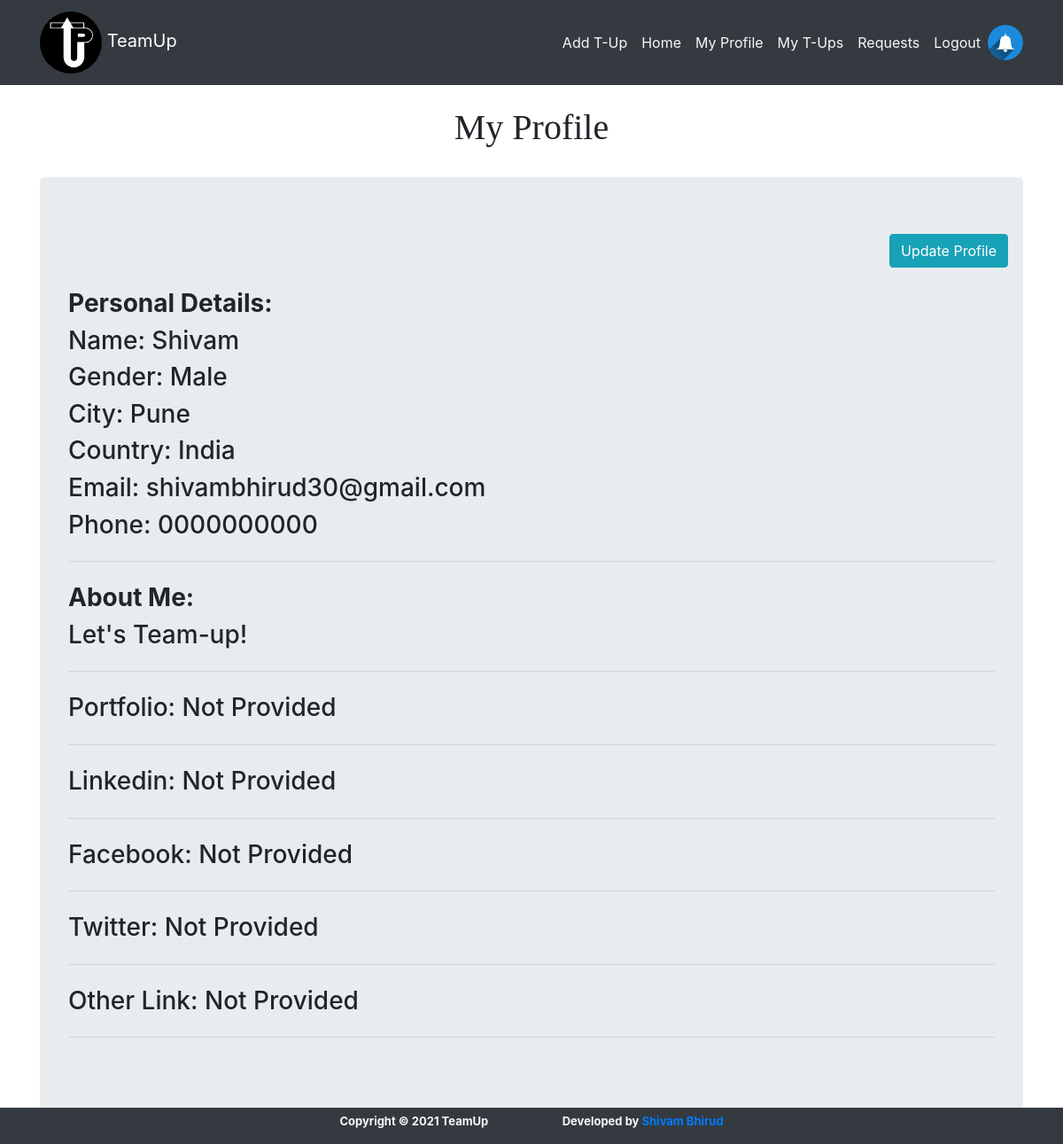
The page /accounts/show_profile (signed in) on the database its author committed.
### accounts/models.py (models this page shows, shortened)
class Extendeduser(models.Model):
	user = models.OneToOneField(User, primary_key=True, on_delete=models.CASCADE)
	first_name = models.CharField(max_length=255)
	last_name = models.CharField(max_length=255, default='')
	gender = models.CharField(max_length=255, blank=True, default='rather_not_say') #TODO CHECK THE ENUMS TO AVOID DUMMY ENTRY
	email = models.EmailField(verbose_name='email', max_length=60, default='')
	about_me = models.TextField(max_length=1000, default="Let's Team-up!")
	portfolio = models.URLField(default='Not Provided')
	linkedin = models.URLField(default='Not Provided')
	facebook = models.URLField(default='Not Provided')
	twitter = models.URLField(default='Not Provided')
	other_url = models.URLField(default='Not Provided')
	city = models.CharField(max_length=255, default='')
	country = models.CharField(max_length=255, default='') # TODO CREATE A DATA STRUCTURE TO SHOW THE IST OF COUNTRIES
	phone = models.CharField(max_length=17, default='0000000000')
	date_joined = models.DateTimeField(verbose_name='date_joined', auto_now=True)
	last_login = models.DateTimeField(verbose_name='last_login', auto_now=True)
	is_admin = models.BooleanField(default=False)
	is_superuser = models.BooleanField(default=False)

### accounts/views.py (the view)
# urls.py: path('show_profile', views.showuserdata, name='user_profile'),
@login_required(login_url="/accounts/login")
def showuserdata(request):
	data = Extendeduser.objects.filter(user = request.user)
	return render(request, 'user_profile/show.html',
	{'data':data, 'owner':True})

### accounts/templates/user_profile/show.html (shortened to what this page needs)
{% extends 'base.html' %}
{% block content %}
<br>
<h1 style="text-align: center; font-family: 'Times New Roman', Times, serif;">My Profile</h1>
<br>
<div class="jumbotron">
{% if owner %}
<div class="row">
  <a href="{% url 'update_profile' %}" class="btn btn-info ml-auto">Update Profile</a>
</div>
{% endif %}
{% for d in data %}
<br>
<h3 class="display-8" style="font-weight: bold;"> Personal Details:</h3>
<h3 class="display-8"> Name: {{ d.first_name }} {{ d.last_name }}</h3>
<h3 class="display-8"> Gender: {{ d.gender }}</h3>
<h3 class="display-8"> City: {{ d.city }}</h3>
<h3 class="display-8"> Country: {{ d.country }}</h3>
<h3 class="display-8"> Email: {{ d.email }}</h3>
<h3 class="display-8"> Phone: {{ d.phone }}</h3>
<hr class="my-4">
<h3 class="display-8" style="font-weight: bold;"> About Me:</h3>
<h3 class="display-9" style="text-align: justify;">{{ d.about_me }}</h3>
<hr class="my-4">
{% if d.portfolio != 'Not Provided' %}
<h3 class="display-8"> Portfolio: <a target="_blank" href="{{ d.portfolio }}" style="font-style: italic;">{{ d.portfolio }}</a></h3>
<hr class="my-4">
{% else %}
<h3 class="display-8"> Portfolio: {{ d.portfolio }}</h3>
<hr class="my-4">
{% endif %}
{% if d.linkedin != 'Not Provided' %}
<h3 class="display-8"> Linkedin: <a target="_blank" href="{{ d.linkedin }}" style="font-style: italic;">{{ d.linkedin }}</a></h3>
<hr class="my-4">
{% else %}
<h3 class="display-8"> Linkedin: {{ d.linkedin }}</h3>
<hr class="my-4">
{% endif %}
{% if d.facebook != 'Not Provided' %}
<h3 class="display-8"> Facebook: <a target="_blank" href="{{ d.facebook }}" style="font-style: italic;">{{ d.facebook }}</a></h3>
<hr class="my-4">
{% else %}
<h3 class="display-8"> Facebook: {{ d.facebook }}</h3>
<hr class="my-4">
{% endif %}
{% if d.twitter != 'Not Provided' %}
<h3 class="display-8"> Twitter: <a target="_blank" href="{{ d.twitter }}" style="font-style: italic;">{{ d.twitter }}</a></h3>
<hr class="my-4">
{% else %}
<h3 class="display-8"> Twitter: {{ d.twitter }}</h3>
<hr class="my-4">
{% endif %}
{% if d.other_url != 'Not Provided' %}
<h3 class="display-8"> Other Link: <a target="_blank" href="{{ d.other_url }}" style="font-style: italic;">{{ d.other_url }}</a></h3>
<hr class="my-4">
{% else %}
<h3 class="display-8"> Other Link: {{ d.other_url }}</h3>
<hr class="my-4">
{% endif %}
{% endfor %}
</div>
{% endblock %}

### rows shown on the page
Extendeduser: first_name "Shivam", gender "Male", city "Pune", country "India", email "shivambhirud30@gmail.com", phone "0000000000", about_me "Let's Team-up!", portfolio "Not Provided", linkedin "Not Provided", facebook "Not Provided", twitter "Not Provided", other_url "Not Provided"
